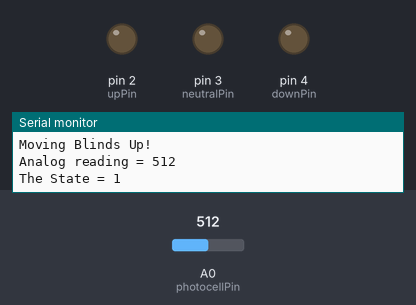
This sketch was run on a simulated Arduino Uno, built with avr-gcc and run on an emulated ATmega328P. Parts: output pins drawn as LEDs (lit = HIGH), the last lines printed to the serial monitor. The test bench sets the inputs (shaded band); at power-on: A0 (photocellPin) = 512.

Above: at 7.3 s.
7.4 s: A0 (photocellPin) set to 21
9.2 s: A0 (photocellPin) set to 17
At 9.8 s:
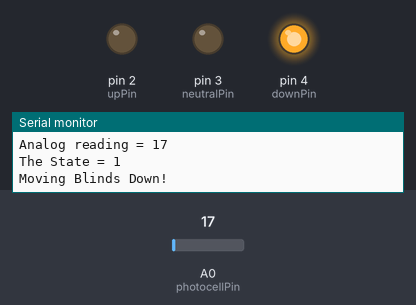
At 14.9 s:
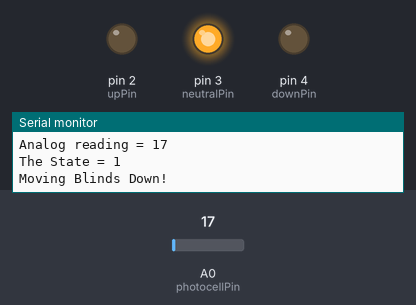
Timing chart, 0 to 16.5 s (numbered marks = the images above; inputs shaded):
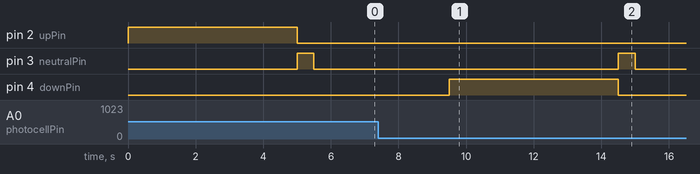

Measured:
- the behaviour switches between 20 and 19 on A0 (photocellPin) (found by bisection; images 0 and 1)
- after the input at 9.2 s, pin 3 (neutralPin): LOW → HIGH after 5.3 s, → LOW 0.50 s later; pin 4 (downPin): LOW → HIGH after 0.30 s, → LOW 5.0 s later

The sketch:

PhotoSensing.ino
```cpp
/*
Modified by: Sunshine Boys
Time Stamp: April 2018
Source: http://learn.adafruit.com/photocells

Brief: Photocell monitor that controls blinds

Breadboard Instructions Below :
Connect one end of the photocell to 5V, the other end to Analog 0.
Then connect one end of a 10K resistor from Analog 0 to ground
Connect LED from pin 11 through a resistor to ground
*/

#include"Blinds.h"

 //----------PHOTO-------------------------------------
int photocellPin = 0;     // the cell and 10K pulldown
									   // photocell is connected to analog pin A0
int photocellReading;    // the analog reading from the sensor divider
//------------BLINDS-------------------------
Blinds blinds;
int upPin = 2;                //move blinds up
int neutralPin = 3;		  //stop blind movement
int downPin = 4;           //move blinds down
//---------------------------------------------

void setup(void)
{
	Serial.begin(9600);   //Watching Debug Info on Serial Monitor

	pinMode(upPin, OUTPUT);
	pinMode(neutralPin, OUTPUT);
	pinMode(downPin, OUTPUT);
}

void loop(void) {
  photocellReading = analogRead(photocellPin);

  Serial.print("Analog reading = ");
  Serial.println(photocellReading);     // the raw analog reading
  int state =  blinds.getState();
  Serial.print("The State = ");
  Serial.println(state);
  //-----------------Adjusts For Large Values------------------
  // LED gets brighter the darker it is at the sensor
  // that means we have to -invert- the reading from 0-1023 back to 1023-0
  //photocellReading = 1023 - photocellReading;

  //-------------Adjusts Blind Vertical Movement---------------
  if(photocellReading > 100 && state == 0)
  {
	Serial.println("Moving Blinds Up!");
	//blinds.Up(5); //5 seconds move up
	digitalWrite(upPin, HIGH);
	delay(5000);
	digitalWrite(upPin, LOW);

	//blinds.Neutral();
	digitalWrite(neutralPin, HIGH);
	delay(500);
	digitalWrite(neutralPin, LOW);

	blinds.setState(1);
  }
  else if(photocellReading < 20 && state == 1)
  {
	Serial.println("Moving Blinds Down!");
	//blinds.Down(5); //5 seconds move down
	digitalWrite(downPin, HIGH);
	delay(5000);
	digitalWrite(downPin, LOW);

	//blinds.Neutral();
	digitalWrite(neutralPin, HIGH);
	delay(500);
	digitalWrite(neutralPin, LOW);

	blinds.setState(0);
  }

  delay(1000);
}
```

Blinds.cpp
```cpp
/*
Created by: Sunshine Boys
Time Stamp: April 2018
Summary: Electronic Blind Control
*/
#include"Blinds.h"

Blinds::Blinds()
{
	int m_state = 0; //down
}
/*void Blinds::Up(int seconds)
{
	seconds = seconds * 1000;

	digitalWrite(upPin, High);
	delay(seconds);
	digitalWrite(upPin, Low);
}
void Blinds::Down(int seconds)
{
	seconds = seconds * 1000;

	digitalWrite(downPin, High);
	delay(seconds);
	digitalWrite(downPin, Low);
}
void Blinds::Neutral()
{
	digitalWrite(neutralPin, High);
	delay(100);
	digitalWrite(neutralPin, Low);
}*/
void Blinds::setState(int state)
{
	m_state = state;
}
int Blinds::getState()
{
	return m_state;
}
```

Blinds.h
```cpp
/*
Created by: Sunshine Boys
Time Stamp: April 2018
Summary: Table of Contents For Blinds Control
*/
#ifndef  BLINDS_H
#define BLINDS_H

class Blinds
{
	public:
		Blinds();
		//void Up(int seconds);
		//void Down(int seconds);
		//void Neutral();

		void setState(int state);
		int getState();

	private:
		int m_state;

		//int upPin;
		//int downPin;
		//int neutralPin;
};

//#include"Blinds.cpp"
#endif
```
